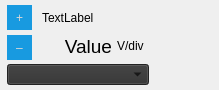
<?xml version="1.0" encoding="UTF-8"?>
<ui version="4.0">
 <class>WidgetDial</class>
 <widget class="QWidget" name="WidgetDial">
  <property name="geometry">
   <rect>
    <x>0</x>
    <y>0</y>
    <width>219</width>
    <height>90</height>
   </rect>
  </property>
  <property name="sizePolicy">
   <sizepolicy hsizetype="Expanding" vsizetype="Preferred">
    <horstretch>0</horstretch>
    <verstretch>0</verstretch>
   </sizepolicy>
  </property>
  <property name="minimumSize">
   <size>
    <width>200</width>
    <height>90</height>
   </size>
  </property>
  <property name="maximumSize">
   <size>
    <width>300</width>
    <height>16777215</height>
   </size>
  </property>
  <property name="windowTitle">
   <string>Form</string>
  </property>
  <property name="styleSheet">
   <string notr="true">QComboBox{
background-color: rgb(48, 48, 48);
}
</string>
  </property>
  <layout class="QHBoxLayout" name="horizontalLayout">
   <property name="spacing">
    <number>0</number>
   </property>
   <property name="leftMargin">
    <number>0</number>
   </property>
   <property name="topMargin">
    <number>0</number>
   </property>
   <property name="rightMargin">
    <number>0</number>
   </property>
   <property name="bottomMargin">
    <number>5</number>
   </property>
   <item>
    <widget class="QWidget" name="widget" native="true">
     <property name="sizePolicy">
      <sizepolicy hsizetype="Expanding" vsizetype="Preferred">
       <horstretch>0</horstretch>
       <verstretch>0</verstretch>
      </sizepolicy>
     </property>
     <layout class="QVBoxLayout" name="verticalLayout">
      <property name="spacing">
       <number>4</number>
      </property>
      <property name="leftMargin">
       <number>7</number>
      </property>
      <property name="topMargin">
       <number>5</number>
      </property>
      <property name="rightMargin">
       <number>0</number>
      </property>
      <property name="bottomMargin">
       <number>0</number>
      </property>
      <item>
       <widget class="QWidget" name="widget_3" native="true">
        <property name="sizePolicy">
         <sizepolicy hsizetype="Preferred" vsizetype="Preferred">
          <horstretch>0</horstretch>
          <verstretch>0</verstretch>
         </sizepolicy>
        </property>
        <layout class="QHBoxLayout" name="horizontalLayout_3">
         <property name="spacing">
          <number>5</number>
         </property>
         <property name="leftMargin">
          <number>0</number>
         </property>
         <property name="topMargin">
          <number>0</number>
         </property>
         <property name="rightMargin">
          <number>0</number>
         </property>
         <property name="bottomMargin">
          <number>0</number>
         </property>
         <item>
          <widget class="QWidget" name="widget_5" native="true">
           <property name="sizePolicy">
            <sizepolicy hsizetype="Preferred" vsizetype="Minimum">
             <horstretch>0</horstretch>
             <verstretch>0</verstretch>
            </sizepolicy>
           </property>
           <property name="minimumSize">
            <size>
             <width>0</width>
             <height>50</height>
            </size>
           </property>
           <property name="maximumSize">
            <size>
             <width>32</width>
             <height>16777215</height>
            </size>
           </property>
           <property name="styleSheet">
            <string notr="true">QPushButton:pressed{
	border: 2px solid rgb(48,48,48);

} 

QPushButton{border: none;
	background-color: rgb(24, 154, 224);
	color: rgb(214,214,214);
	font: 99 14pt &quot;MS Shell Dlg 2&quot;;
}</string>
           </property>
           <layout class="QVBoxLayout" name="verticalLayout_3">
            <property name="spacing">
             <number>5</number>
            </property>
            <property name="leftMargin">
             <number>0</number>
            </property>
            <property name="topMargin">
             <number>0</number>
            </property>
            <property name="rightMargin">
             <number>0</number>
            </property>
            <property name="bottomMargin">
             <number>0</number>
            </property>
            <item>
             <widget class="QPushButton" name="pushButton_plus">
              <property name="sizePolicy">
               <sizepolicy hsizetype="Fixed" vsizetype="Fixed">
                <horstretch>0</horstretch>
                <verstretch>0</verstretch>
               </sizepolicy>
              </property>
              <property name="minimumSize">
               <size>
                <width>25</width>
                <height>25</height>
               </size>
              </property>
              <property name="text">
               <string>+</string>
              </property>
              <property name="autoRepeat">
               <bool>true</bool>
              </property>
             </widget>
            </item>
            <item>
             <widget class="QPushButton" name="pushButton_minus">
              <property name="sizePolicy">
               <sizepolicy hsizetype="Fixed" vsizetype="Fixed">
                <horstretch>0</horstretch>
                <verstretch>0</verstretch>
               </sizepolicy>
              </property>
              <property name="minimumSize">
               <size>
                <width>25</width>
                <height>25</height>
               </size>
              </property>
              <property name="text">
               <string>–</string>
              </property>
              <property name="autoRepeat">
               <bool>true</bool>
              </property>
             </widget>
            </item>
           </layout>
          </widget>
         </item>
         <item>
          <widget class="QWidget" name="widget_6" native="true">
           <property name="sizePolicy">
            <sizepolicy hsizetype="Minimum" vsizetype="Preferred">
             <horstretch>0</horstretch>
             <verstretch>0</verstretch>
            </sizepolicy>
           </property>
           <property name="minimumSize">
            <size>
             <width>95</width>
             <height>50</height>
            </size>
           </property>
           <layout class="QVBoxLayout" name="verticalLayout_4">
            <property name="leftMargin">
             <number>5</number>
            </property>
            <property name="topMargin">
             <number>5</number>
            </property>
            <property name="rightMargin">
             <number>5</number>
            </property>
            <property name="bottomMargin">
             <number>0</number>
            </property>
            <item>
             <widget class="QLabel" name="label_name">
              <property name="sizePolicy">
               <sizepolicy hsizetype="Preferred" vsizetype="Preferred">
                <horstretch>0</horstretch>
                <verstretch>0</verstretch>
               </sizepolicy>
              </property>
              <property name="minimumSize">
               <size>
                <width>0</width>
                <height>15</height>
               </size>
              </property>
              <property name="text">
               <string>TextLabel</string>
              </property>
             </widget>
            </item>
            <item>
             <widget class="QWidget" name="widget_7" native="true">
              <property name="sizePolicy">
               <sizepolicy hsizetype="Preferred" vsizetype="Preferred">
                <horstretch>0</horstretch>
                <verstretch>0</verstretch>
               </sizepolicy>
              </property>
              <property name="minimumSize">
               <size>
                <width>0</width>
                <height>30</height>
               </size>
              </property>
              <property name="styleSheet">
               <string notr="true"/>
              </property>
              <layout class="QHBoxLayout" name="horizontalLayout_4">
               <property name="spacing">
                <number>5</number>
               </property>
               <property name="leftMargin">
                <number>0</number>
               </property>
               <property name="topMargin">
                <number>0</number>
               </property>
               <property name="rightMargin">
                <number>0</number>
               </property>
               <property name="bottomMargin">
                <number>0</number>
               </property>
               <item>
                <widget class="QLabel" name="label_value">
                 <property name="sizePolicy">
                  <sizepolicy hsizetype="MinimumExpanding" vsizetype="Preferred">
                   <horstretch>0</horstretch>
                   <verstretch>0</verstretch>
                  </sizepolicy>
                 </property>
                 <property name="minimumSize">
                  <size>
                   <width>0</width>
                   <height>30</height>
                  </size>
                 </property>
                 <property name="maximumSize">
                  <size>
                   <width>4000</width>
                   <height>16777215</height>
                  </size>
                 </property>
                 <property name="font">
                  <font>
                   <family>MS Shell Dlg 2</family>
                   <pointsize>14</pointsize>
                   <weight>50</weight>
                   <italic>false</italic>
                   <bold>false</bold>
                  </font>
                 </property>
                 <property name="styleSheet">
                  <string notr="true">font: 14pt &quot;MS Shell Dlg 2&quot;;</string>
                 </property>
                 <property name="text">
                  <string>Value</string>
                 </property>
                 <property name="alignment">
                  <set>Qt::AlignRight|Qt::AlignTrailing|Qt::AlignVCenter</set>
                 </property>
                </widget>
               </item>
               <item>
                <widget class="QLabel" name="label_unit">
                 <property name="sizePolicy">
                  <sizepolicy hsizetype="Preferred" vsizetype="Preferred">
                   <horstretch>0</horstretch>
                   <verstretch>0</verstretch>
                  </sizepolicy>
                 </property>
                 <property name="minimumSize">
                  <size>
                   <width>0</width>
                   <height>0</height>
                  </size>
                 </property>
                 <property name="maximumSize">
                  <size>
                   <width>16777200</width>
                   <height>16777215</height>
                  </size>
                 </property>
                 <property name="text">
                  <string>V/div</string>
                 </property>
                </widget>
               </item>
              </layout>
             </widget>
            </item>
           </layout>
          </widget>
         </item>
        </layout>
       </widget>
      </item>
      <item>
       <widget class="QWidget" name="widget_4" native="true">
        <property name="sizePolicy">
         <sizepolicy hsizetype="Preferred" vsizetype="Preferred">
          <horstretch>0</horstretch>
          <verstretch>0</verstretch>
         </sizepolicy>
        </property>
        <property name="maximumSize">
         <size>
          <width>16777215</width>
          <height>30</height>
         </size>
        </property>
        <layout class="QVBoxLayout" name="verticalLayout_2">
         <property name="spacing">
          <number>0</number>
         </property>
         <property name="leftMargin">
          <number>0</number>
         </property>
         <property name="topMargin">
          <number>0</number>
         </property>
         <property name="rightMargin">
          <number>0</number>
         </property>
         <property name="bottomMargin">
          <number>0</number>
         </property>
         <item>
          <widget class="QComboBox" name="comboBox">
           <property name="sizePolicy">
            <sizepolicy hsizetype="Expanding" vsizetype="Preferred">
             <horstretch>0</horstretch>
             <verstretch>0</verstretch>
            </sizepolicy>
           </property>
           <property name="minimumSize">
            <size>
             <width>0</width>
             <height>20</height>
            </size>
           </property>
          </widget>
         </item>
        </layout>
       </widget>
      </item>
     </layout>
    </widget>
   </item>
   <item>
    <widget class="QWidget" name="widget_dial" native="true">
     <property name="sizePolicy">
      <sizepolicy hsizetype="Preferred" vsizetype="Ignored">
       <horstretch>0</horstretch>
       <verstretch>0</verstretch>
      </sizepolicy>
     </property>
     <property name="minimumSize">
      <size>
       <width>70</width>
       <height>70</height>
      </size>
     </property>
     <property name="maximumSize">
      <size>
       <width>100</width>
       <height>100</height>
      </size>
     </property>
     <property name="styleSheet">
      <string notr="true">color: rgb(24, 154, 224);
background-color: none;
width:5px;
</string>
     </property>
     <layout class="QHBoxLayout" name="horizontalLayout_2">
      <property name="spacing">
       <number>0</number>
      </property>
      <property name="leftMargin">
       <number>5</number>
      </property>
      <property name="topMargin">
       <number>0</number>
      </property>
      <property name="rightMargin">
       <number>5</number>
      </property>
      <property name="bottomMargin">
       <number>0</number>
      </property>
     </layout>
    </widget>
   </item>
  </layout>
 </widget>
 <resources/>
 <connections/>
</ui>
